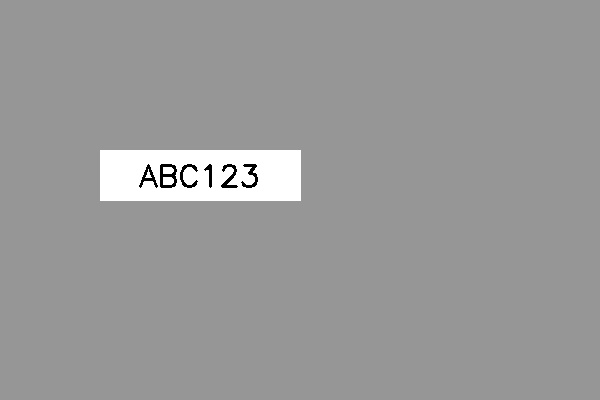
#> input picture input/plate4.jpg, 600 x 400 px
$ python main.py --input input/plate4.jpg
#> lines starting #> are read from the running program, lines starting #| are printed output that depends on the picture; after the words box and inside, x2 and y2 are one past the last pixel; in counts of white or black regions, pixels touching at a corner belong together
#> in process_single_image, image is the input picture: shape (400, 600, 3); min 0, max 255, mean 153.5
### src/utils.py
#/src/utils.py
import cv2
import numpy as np
import pytesseract
from PIL import Image
import os

def preprocess_image(image):
    """
    Preprocess the image for better plate detection
    """
    # Convert to grayscale
    gray = cv2.cvtColor(image, cv2.COLOR_BGR2GRAY)

    # Apply bilateral filter to reduce noise while keeping edges sharp
    blurred = cv2.bilateralFilter(gray, 11, 17, 17)

    return gray, blurred

def enhance_plate_region(plate_roi):
    """
    Enhance the plate region for better OCR results
    """
    # Resize for better OCR
    plate_roi = cv2.resize(plate_roi, None, fx=2, fy=2, interpolation=cv2.INTER_CUBIC)

    # Convert to grayscale if not already
    if len(plate_roi.shape) == 3:
        plate_roi = cv2.cvtColor(plate_roi, cv2.COLOR_BGR2GRAY)

    # Apply adaptive threshold
    plate_roi = cv2.adaptiveThreshold(
        plate_roi, 255, cv2.ADAPTIVE_THRESH_GAUSSIAN_C, cv2.THRESH_BINARY, 11, 2
    )

    # Apply morphological operations to clean up the image
    kernel = np.ones((1, 1), np.uint8)
    plate_roi = cv2.morphologyEx(plate_roi, cv2.MORPH_CLOSE, kernel)
    plate_roi = cv2.morphologyEx(plate_roi, cv2.MORPH_OPEN, kernel)

    return plate_roi

# [10 lines left out: function save_processed_image, not called in this run]

### src/plate_detector.py
#/src/plate_detector.py
import cv2
import numpy as np
import imutils
from .utils import preprocess_image, save_processed_image

class PlateDetector:
    def __init__(self):
        self.min_plate_area = 1000  # Minimum area for plate region
        self.max_plate_area = 50000  # Maximum area for plate region

    def detect_plates_contour(self, image):
        """
        Detect license plates using contour method
        """
        gray, blurred = preprocess_image(image)

        # Perform edge detection
        edged = cv2.Canny(blurred, 30, 200)
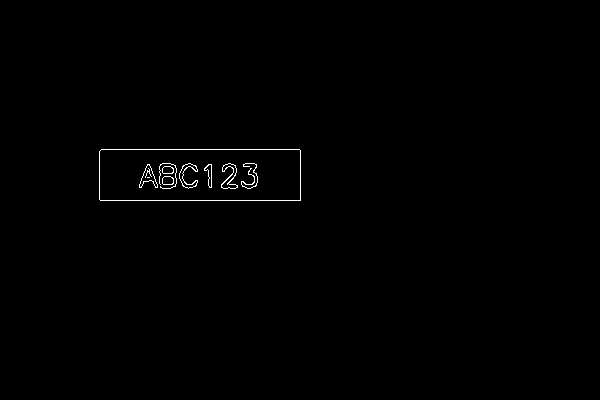
#> edged: shape (400, 600); 0.47% white in thin lines or dots, all inside (x1, y1, x2, y2) = (99, 149, 301, 201)

        # Find contours in the edged image
        contours = cv2.findContours(edged.copy(), cv2.RETR_TREE, cv2.CHAIN_APPROX_SIMPLE)
#> contours = 18 contours, 4 with area under 20; largest, box (x1, y1, x2, y2) and area: (99, 149, 301, 201) 10248, (99, 149, 301, 201) 10248, (221, 163, 238, 189) 184, (139, 164, 158, 188) 177, (139, 164, 158, 188) 173
        contours = imutils.grab_contours(contours)
        contours = sorted(contours, key=cv2.contourArea, reverse=True)[:10]
#> contours = 10 contours; largest, box (x1, y1, x2, y2) and area: (99, 149, 301, 201) 10248, (99, 149, 301, 201) 10248, (221, 163, 238, 189) 184, (139, 164, 158, 188) 177, (139, 164, 158, 188) 173

        plate_contours = []

        for contour in contours:
            # Approximate the contour
            peri = cv2.arcLength(contour, True)
            approx = cv2.approxPolyDP(contour, 0.018 * peri, True)

            # If the approximated contour has 4 vertices, it might be a plate
            if len(approx) == 4:
                area = cv2.contourArea(contour)
                if self.min_plate_area < area < self.max_plate_area:
                    plate_contours.append(approx)
#> this loop made 10 passes
#> (peri, approx, area) on passes 1 to 2: (501.7, [[99, 151], [100, 200], [300, 200], [299, 149]], 10248), (501.1, [[99, 151], [299, 149], [300, 199], [100, 200]], 10247.5)
#> peri on passes 3 to 8: 109.2, 81.94, 79.6, 109.1, 111.4, 109.1
#> after the loop, plate_contours = 2 contours; box (x1, y1, x2, y2) and area: (99, 149, 301, 201) 10001, (99, 149, 301, 201) 9902

        return plate_contours, edged

    # [27 lines left out: function detect_plates_morphological, not called in this run]

    def extract_plate_region(self, image, contour):
        """
        Extract the plate region from the image using contour
        """
        # Get the bounding rectangle of the contour
        x, y, w, h = cv2.boundingRect(contour)

        # Extract the plate region with some padding
        padding = 5
        x_start = max(0, x - padding)
        y_start = max(0, y - padding)
        x_end = min(image.shape[1], x + w + padding)
        y_end = min(image.shape[0], y + h + padding)

        plate_roi = image[y_start:y_end, x_start:x_end]
        return plate_roi, (x_start, y_start, x_end - x_start, y_end - y_start)

### src/character_recognizer.py
# src/character_recognizer.py
import cv2
import pytesseract
import re
import platform
import os
import numpy as np
from .utils import enhance_plate_region

class CharacterRecognizer:
    def __init__(self, tesseract_path=None):
        """
        Initialize Tesseract OCR
        """
        # Auto-detect Windows and set Tesseract path
        if platform.system() == "Windows":
            # Common Tesseract installation paths on Windows
            possible_paths = [
                r"C:\Program Files\Tesseract-OCR\tesseract.exe",
                r"C:\Users\{}\AppData\Local\Tesseract-OCR\tesseract.exe".format(os.getenv('USERNAME')),
                r"C:\Program Files (x86)\Tesseract-OCR\tesseract.exe"
            ]

            for path in possible_paths:
                if os.path.exists(path):
                    pytesseract.pytesseract.tesseract_cmd = path
                    print(f"Tesseract found at: {path}")
                    break
            else:
                # If not found, try to use the one in PATH
                try:
                    version = pytesseract.get_tesseract_version()
                    print(f"Tesseract found in PATH: {version}")
                except:
                    print("Tesseract not found. Please install from: https://github.com/UB-Mannheim/tesseract/wiki")

        # Use custom path if provided
        elif tesseract_path:
            pytesseract.pytesseract.tesseract_cmd = tesseract_path

        # Configure Tesseract parameters for license plate recognition
        # Try different PSM modes for better accuracy
        self.tesseract_configs = [
            r'--oem 3 --psm 8 -c tessedit_char_whitelist=ABCDEFGHIJKLMNOPQRSTUVWXYZ0123456789',
            r'--oem 3 --psm 7 -c tessedit_char_whitelist=ABCDEFGHIJKLMNOPQRSTUVWXYZ0123456789',
            r'--oem 3 --psm 13 -c tessedit_char_whitelist=ABCDEFGHIJKLMNOPQRSTUVWXYZ0123456789'
        ]

    def preprocess_for_ocr(self, plate_image):
        """
        Preprocess plate image for better OCR accuracy
        """
        # Enhance the plate region
        enhanced = enhance_plate_region(plate_image)

        # Convert to grayscale if not already
        if len(enhanced.shape) == 3:
            enhanced = cv2.cvtColor(enhanced, cv2.COLOR_BGR2GRAY)

        # Apply multiple preprocessing techniques
        # 1. Gaussian blur to reduce noise
        blurred = cv2.GaussianBlur(enhanced, (3, 3), 0)

        # 2. Apply CLAHE for contrast enhancement
        clahe = cv2.createCLAHE(clipLimit=2.0, tileGridSize=(8,8))
        contrast_enhanced = clahe.apply(blurred)

        # 3. Apply different thresholding methods
        # Otsu's threshold
        _, thresh_otsu = cv2.threshold(contrast_enhanced, 0, 255, cv2.THRESH_BINARY + cv2.THRESH_OTSU)

        # Adaptive threshold
        thresh_adaptive = cv2.adaptiveThreshold(
            contrast_enhanced, 255, cv2.ADAPTIVE_THRESH_GAUSSIAN_C,
            cv2.THRESH_BINARY, 11, 2
        )

        # Try both and see which works better
        # For now, return Otsu's result
        return thresh_otsu

    def recognize_characters(self, plate_image):
        """
        Perform OCR on the plate image with multiple config attempts
        """
        best_text = ""
        best_confidence = 0
        best_processed_image = plate_image

        try:
            # Preprocess the image for OCR
            processed_image = self.preprocess_for_ocr(plate_image)
            best_processed_image = processed_image

            # Try multiple Tesseract configurations
            for config in self.tesseract_configs:
                try:
                    # Get both text and confidence data
                    data = pytesseract.image_to_data(
                        processed_image,
                        config=config,
                        output_type=pytesseract.Output.DICT
                    )

                    # Calculate average confidence for non-empty words
                    confidences = [int(conf) for conf, text in zip(data['conf'], data['text'])
                                 if int(conf) > 0 and text.strip()]

                    if confidences:
                        avg_confidence = sum(confidences) / len(confidences)
                        text = ' '.join([text for text in data['text'] if text.strip()])

                        # Clean the text
                        cleaned_text = self.clean_recognized_text(text)

                        # Update best result if confidence is higher
                        if cleaned_text and avg_confidence > best_confidence:
                            best_text = cleaned_text
                            best_confidence = avg_confidence

                except Exception as e:
                    continue

            # If no good results with data, try simple string method
            if not best_text:
                for config in self.tesseract_configs:
                    try:
                        text = pytesseract.image_to_string(processed_image, config=config)
                        cleaned_text = self.clean_recognized_text(text)
                        if cleaned_text:
                            best_text = cleaned_text
                            break
                    except:
                        continue

            return best_text, best_processed_image

        except Exception as e:
            print(f"OCR Error: {e}")
            return "", plate_image

    # [32 lines left out: functions clean_recognized_text, is_valid_plate_format, not called in this run]

### main.py
#main.py
import cv2
import argparse
import os
import sys
from src.plate_detector import PlateDetector
from src.character_recognizer import CharacterRecognizer
from src.utils import save_processed_image

def process_single_image(image_path, output_dir="output"):
    """
    Process a single image for license plate recognition
    """
    # Check if image exists
    if not os.path.exists(image_path):
        print(f"Error: Image file '{image_path}' not found!")
        return

    # Initialize detectors
    plate_detector = PlateDetector()
    character_recognizer = CharacterRecognizer()

    # Read image
    image = cv2.imread(image_path)
    if image is None:
        print(f"Error: Could not read image '{image_path}'")
        return

    print(f"Processing image: {image_path}")

    # Try contour-based detection first
    plate_contours, edged = plate_detector.detect_plates_contour(image)

    plates_found = False

    # Process detected plates
    for i, contour in enumerate(plate_contours):
        plate_roi, bbox = plate_detector.extract_plate_region(image, contour)

        if plate_roi.size == 0:
            continue

        # Recognize characters
        plate_text, processed_plate = character_recognizer.recognize_characters(plate_roi)

        if plate_text:
            plates_found = True
            print(f"Plate {i+1}: {plate_text}")

            # Draw bounding box and text on original image
            x, y, w, h = bbox
            cv2.rectangle(image, (x, y), (x + w, y + h), (0, 255, 0), 2)
            cv2.putText(image, plate_text, (x, y - 10),
                       cv2.FONT_HERSHEY_SIMPLEX, 0.9, (0, 255, 0), 2)

            # Save processed plate image
            plate_filename = f"plate_{os.path.basename(image_path)}_{i+1}.jpg"
            save_processed_image(processed_plate, plate_filename, output_dir)
#> this loop made 1 pass
#> (contour, padding in extract_plate_region, x_start in extract_plate_region, y_start in extract_plate_region) on pass 1: ([[99, 151], [100, 200], [300, 200], [299, 149]], 5, 94, 144)
#> pass 1, in extract_plate_region, `plate_roi = image[y_start:y_end, x_start:x_end]`:
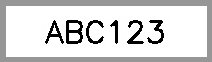
#> plate_roi: shape (62, 212, 3); min 0, max 255, mean 213.8
#> pass 1, in enhance_plate_region, `plate_roi = cv2.resize(plate_roi, None, fx=2, fy=2, interpolation=cv2...`:
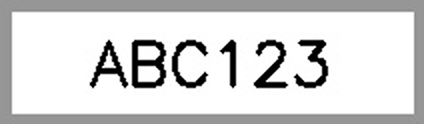
#> plate_roi: shape (124, 424, 3); min 0, max 255, mean 213.5
#> pass 1, in enhance_plate_region, `plate_roi = cv2.adaptiveThreshold( plate_roi, 255, cv2.ADAPTIVE_THRESH..`:
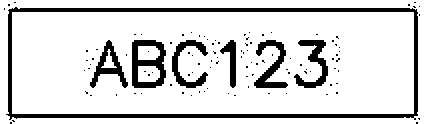
#> plate_roi: shape (124, 424); 84.7% white; 108 black regions (101 under 20 px), largest, box (x1, y1, x2, y2) and area: (6, 7, 418, 120) 4064, (132, 40, 166, 88) 900, (254, 40, 288, 88) 662

    # If no plates found with contour method, try morphological method
    if not plates_found:
        print("Trying morphological detection...")
        plate_regions = plate_detector.detect_plates_morphological(image)

        for i, (x, y, w, h) in enumerate(plate_regions):
            plate_roi = image[y:y+h, x:x+w]

            if plate_roi.size == 0:
                continue

            # Recognize characters
            plate_text, processed_plate = character_recognizer.recognize_characters(plate_roi)

            if plate_text:
                plates_found = True
                print(f"Plate {i+1}: {plate_text}")

                # Draw bounding box and text on original image
                cv2.rectangle(image, (x, y), (x + w, y + h), (0, 255, 0), 2)
                cv2.putText(image, plate_text, (x, y - 10),
                           cv2.FONT_HERSHEY_SIMPLEX, 0.9, (0, 255, 0), 2)

                # Save processed plate image
                plate_filename = f"plate_{os.path.basename(image_path)}_{i+1}.jpg"
                save_processed_image(processed_plate, plate_filename, output_dir)

    if not plates_found:
        print("No license plates detected in the image.")

    # Save the annotated image
    annotated_filename = f"annotated_{os.path.basename(image_path)}"
    annotated_path = save_processed_image(image, annotated_filename, output_dir)
    print(f"Annotated image saved: {annotated_path}")

# [51 lines left out: function process_video, not called in this run]

def main():
    parser = argparse.ArgumentParser(description='Automatic Number Plate Recognition System')
    parser.add_argument('--input', type=str, help='Input image or video path')
    parser.add_argument('--mode', type=str, choices=['image', 'video', 'webcam'],
                       default='image', help='Processing mode')
    parser.add_argument('--output', type=str, default='output', help='Output directory')

    args = parser.parse_args()

    # Create output directory if it doesn't exist
    if not os.path.exists(args.output):
        os.makedirs(args.output)

    if args.mode == 'image':
        if not args.input:
            print("Please provide an input image using --input parameter")
            return
        process_single_image(args.input, args.output)
#> (the call stopped at in recognize_characters, `data = pytesseract.image_to_data( processed_image, config=config, outp..`: pytesseract is not available in this run)

    elif args.mode == 'video':
        if not args.input:
            print("Please provide an input video using --input parameter")
            return
        process_video(args.input, args.output)

    elif args.mode == 'webcam':
        process_video('webcam', args.output)

if __name__ == "__main__":
    main()
